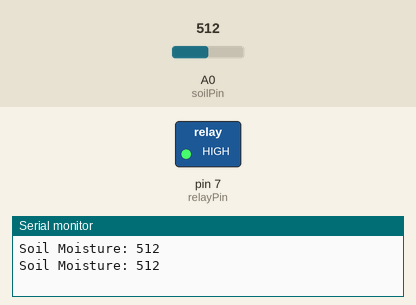
This sketch was run on a simulated Arduino Uno, built with avr-gcc and run on an emulated ATmega328P. Shown: switched loads named in the sketch (green lamp = pin HIGH), the last lines printed to the serial monitor. Inputs (shaded band) come from the test bench; at power-on: A0 (soilPin) = 512.

Above: at 1.8 s.
1.9 s: A0 (soilPin) set to 587
3.4 s: A0 (soilPin) set to 610
At 5.1 s:
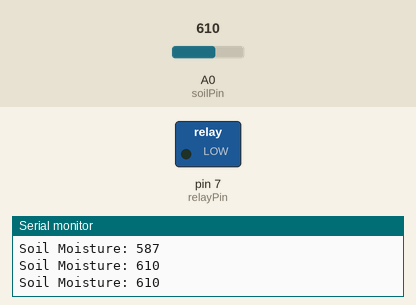
5.5 s: A0 (soilPin) set to 590
At 6.7 s:
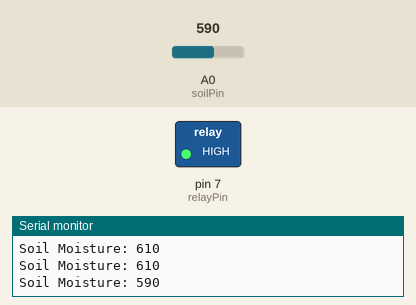
7.5 s: A0 (soilPin) set to 716
At 9.4 s:
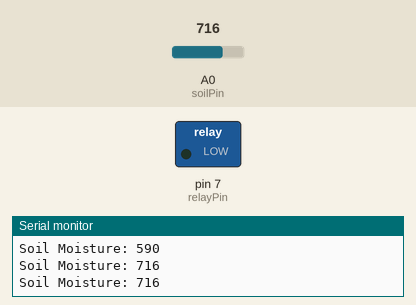
Timing chart, 0 to 10.5 s (numbered marks = the images above; inputs shaded):
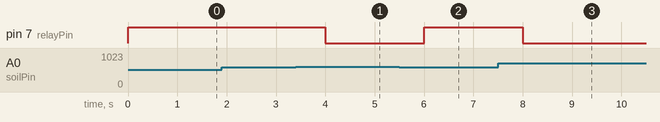

The sketch:

plant_irrigation.ino
```cpp
int soilPin = A0;      // Soil Moisture Sensor
int relayPin = 7;      // Relay Module
int moistureValue;

void setup() {
pinMode(relayPin, OUTPUT);
Serial.begin(9600);
}

void loop() {
moistureValue = analogRead(soilPin);

Serial.print("Soil Moisture: ");
Serial.println(moistureValue);

if (moistureValue > 600) {   // Soil is dry
digitalWrite(relayPin, LOW);   // Pump ON
}
else {                      // Soil is wet
digitalWrite(relayPin, HIGH);  // Pump OFF
}

delay(1000);
}
```

Measured:
- the behaviour switches between 600 and 601 on A0 (soilPin) (found by bisection; images 0 and 1)
- after the input at 3.4 s, pin 7 (relayPin): HIGH → LOW after 0.60 s
- after the input at 5.5 s, pin 7 (relayPin): LOW → HIGH after 0.50 s
- after the input at 7.5 s, pin 7 (relayPin): HIGH → LOW after 0.50 s
